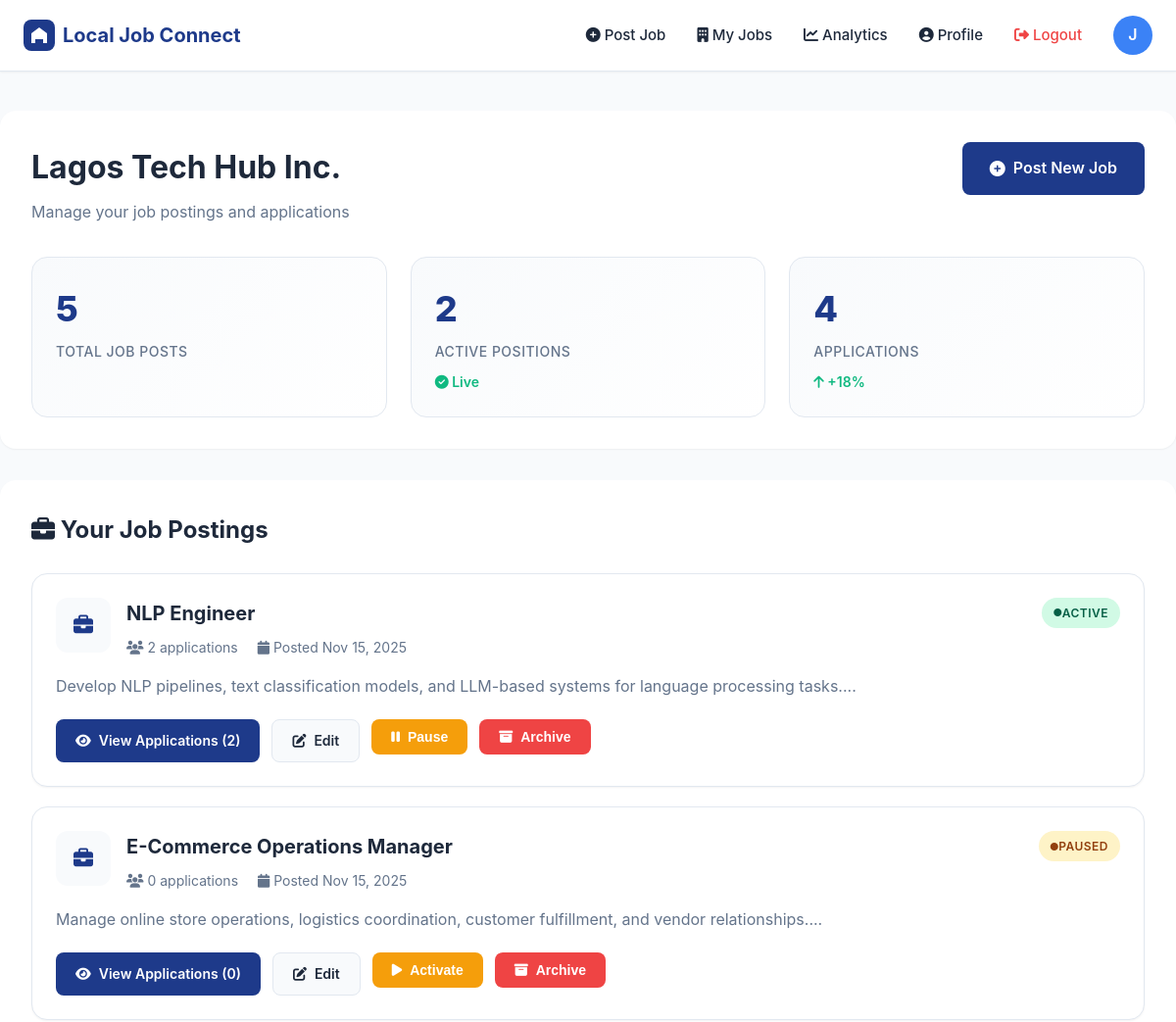
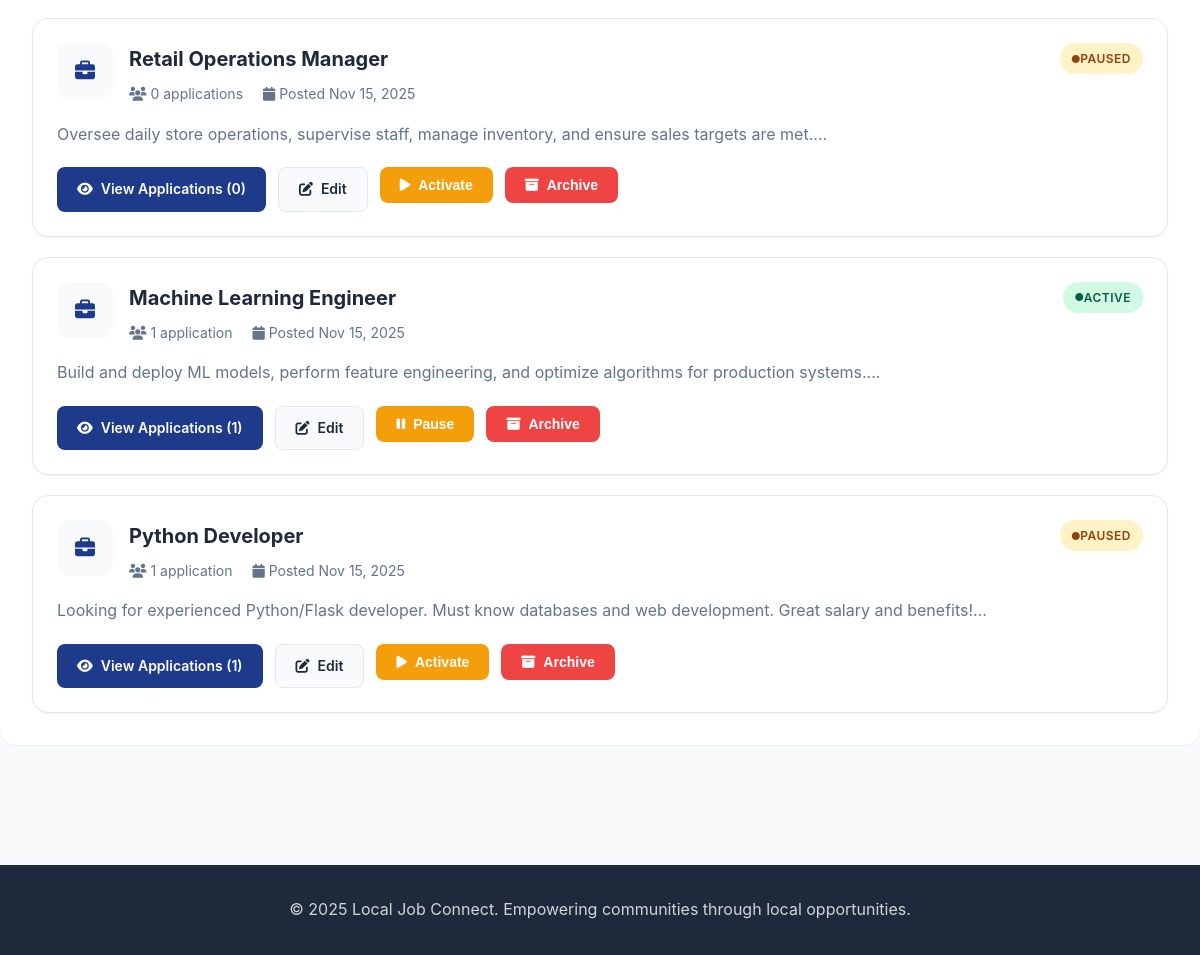
The app's page /employer/dashboard (signed in) with its own data (2 pictures, top to bottom).
### app.py (models this page shows, shortened)
class User(UserMixin, db.Model):
    __tablename__ = 'users'
    id = db.Column(db.Integer, primary_key=True)
    email = db.Column(db.String(120), unique=True, nullable=False)
    password_hash = db.Column(db.String(255), nullable=False)
    role = db.Column(db.String(20), nullable=False)
    full_name = db.Column(db.String(100), nullable=False)
    phone = db.Column(db.String(20))
    address = db.Column(db.String(200))
    city = db.Column(db.String(100))
    zip_code = db.Column(db.String(10))
    latitude = db.Column(db.Float)
    longitude = db.Column(db.Float)
    company_name = db.Column(db.String(100))
    company_description = db.Column(db.Text)
    created_at = db.Column(db.DateTime, default=datetime.utcnow)
    last_login = db.Column(db.DateTime)
    job_postings = db.relationship('JobPosting', backref='employer', lazy=True, cascade='all, delete-orphan')
    applications = db.relationship('Application', backref='applicant', lazy=True, cascade='all, delete-orphan')
    resumes = db.relationship('Resume', backref='user', lazy=True, cascade='all, delete-orphan')
    saved_jobs = db.relationship('SavedJob', backref='user', lazy=True, cascade='all, delete-orphan')

class JobPosting(db.Model):
    __tablename__ = 'job_postings'
    id = db.Column(db.Integer, primary_key=True)
    employer_id = db.Column(db.Integer, db.ForeignKey('users.id'), nullable=False)
    title = db.Column(db.String(200), nullable=False)
    description = db.Column(db.Text, nullable=False)
    category = db.Column(db.String(50), nullable=False)
    employment_type = db.Column(db.String(50))
    salary_min = db.Column(db.Float)
    salary_max = db.Column(db.Float)
    street_address = db.Column(db.String(200), nullable=False)
    city = db.Column(db.String(100), nullable=False)
    zip_code = db.Column(db.String(10), nullable=False)
    latitude = db.Column(db.Float, nullable=False)
    longitude = db.Column(db.Float, nullable=False)
    status = db.Column(db.String(20), default='active')
    created_at = db.Column(db.DateTime, default=datetime.utcnow)
    updated_at = db.Column(db.DateTime, default=datetime.utcnow, onupdate=datetime.utcnow)
    applications = db.relationship('Application', backref='job', lazy=True, cascade='all, delete-orphan')
    saved_by = db.relationship('SavedJob', backref='job', lazy=True, cascade='all, delete-orphan')

### app.py (the view)
@app.route('/employer/dashboard')
@login_required
def employer_dashboard():
    if current_user.role != 'employer':
        flash('Access denied!', 'error')
        return redirect(url_for('index'))
    jobs = JobPosting.query.filter_by(employer_id=current_user.id).order_by(JobPosting.created_at.desc()).all()
    jobs_with_counts = []
    for job in jobs:
        application_count = Application.query.filter_by(job_id=job.id).count()
        jobs_with_counts.append({
            'job': job,
            'application_count': application_count
        })
    return render_template('employer_dashboard.html', jobs_with_counts=jobs_with_counts)

### app.py (called while the page is built)
@login_manager.user_loader
def load_user(user_id):
    return User.query.get(int(user_id))

### templates/employer_dashboard.html (shortened to what this page needs)
{% extends "base.html" %}
{% block content %}
<div class="container" style="padding: 40px 0;">
    <div class="dashboard-header">
        <div style="display: flex; justify-content: space-between; align-items: start;">
            <div>
                <h1>{{ current_user.company_name }}</h1>
                <p>Manage your job postings and applications</p>
            </div>
            <a href="{{ url_for('create_job') }}" class="btn btn-primary btn-large">
                <i class="fas fa-plus-circle"></i> Post New Job
            </a>
        </div>
        <div class="dashboard-stats">
            <div class="stat-card">
                <div class="stat-number">{{ jobs_with_counts|length }}</div>
                <div class="stat-label">Total Job Posts</div>
            </div>
            <div class="stat-card">
                <div class="stat-number">{{ jobs_with_counts|selectattr('job.status', 'equalto', 'active')|list|length }}</div>
                <div class="stat-label">Active Positions</div>
                <div class="stat-change positive">
                    <i class="fas fa-check-circle"></i> Live
                </div>
            </div>
            <div class="stat-card">
                <div class="stat-number">{{ jobs_with_counts|sum(attribute='application_count') }}</div>
                <div class="stat-label">Applications</div>
                <div class="stat-change positive">
                    <i class="fas fa-arrow-up"></i> +18%
                </div>
            </div>
        </div>
    </div>
    <div style="background: var(--bg-white); padding: 32px; border-radius: 16px; box-shadow: var(--shadow-sm); margin-top: 32px;">
        <h2 style="font-size: 24px; font-weight: 700; margin-bottom: 24px;">
            <i class="fas fa-briefcase"></i> Your Job Postings
        </h2>
        {% if jobs_with_counts %}
        <div class="job-list">
            {% for item in jobs_with_counts %}
            <div class="job-card">
                <div class="job-header">
                    <div style="display: flex; gap: 16px; align-items: start; flex: 1;">
                        <div class="job-company-logo">
                            <i class="fas fa-briefcase"></i>
                        </div>
                        <div style="flex: 1;">
                            <h3 class="job-title">{{ item.job.title }}</h3>
                            <div style="display: flex; gap: 20px; margin-top: 8px;">
                                <p style="color: var(--text-gray); font-size: 14px;">
                                    <i class="fas fa-users"></i> {{ item.application_count }} application{{ 's' if item.application_count != 1 else '' }}
                                </p>
                                <p style="color: var(--text-gray); font-size: 14px;">
                                    <i class="fas fa-calendar"></i> Posted {{ item.job.created_at.strftime('%b %d, %Y') }}
                                </p>
                            </div>
                        </div>
                    </div>
                    <span class="badge badge-{{ 'success' if item.job.status == 'active' else 'warning' }}">
                        <i class="fas fa-circle" style="font-size: 8px;"></i>
                        {{ item.job.status|title }}
                    </span>
                </div>
                <p class="job-description">{{ item.job.description[:150] }}...</p>
                <div class="job-actions">
                    <a href="{{ url_for('view_applications', job_id=item.job.id) }}" class="btn btn-primary">
                        <i class="fas fa-eye"></i> View Applications ({{ item.application_count }})
                    </a>
                    <a href="{{ url_for('edit_job', job_id=item.job.id) }}" class="btn btn-secondary">
                        <i class="fas fa-edit"></i> Edit
                    </a>
                    <form method="POST" action="{{ url_for('toggle_job_status', job_id=item.job.id) }}" style="display: inline;">
                        <button type="submit" class="btn btn-warning">
                            <i class="fas fa-{{ 'play' if item.job.status == 'paused' else 'pause' }}"></i>
                            {{ 'Activate' if item.job.status == 'paused' else 'Pause' }}
                        </button>
                    </form>
                    <form method="POST" action="{{ url_for('archive_job', job_id=item.job.id) }}" style="display: inline;" onsubmit="return confirm('Are you sure you want to archive this job?');">
                        <button type="submit" class="btn btn-danger">
                            <i class="fas fa-archive"></i> Archive
                        </button>
                    </form>
                </div>
            </div>
            {% endfor %}
        </div>
        {% endif %}
    </div>
</div>
{% endblock %}

### templates/base.html (shortened to what this page needs)
<!DOCTYPE html>
<html lang="en">
<head>
    <link rel="stylesheet" href="{{ url_for('static', filename='css/style.css') }}">
    <link rel="stylesheet" href="https://cdnjs.cloudflare.com/ajax/libs/font-awesome/6.4.0/css/all.min.css">
</head>
<body>
    <nav class="navbar">
        <div class="container">
            <div class="nav-brand">
                <a href="{{ url_for('index') }}">
                    <svg width="32" height="32" viewBox="0 0 32 32" fill="none" xmlns="http://www.w3.org/2000/svg">
                        <rect width="32" height="32" rx="8" fill="#1e3a8a"/>
                        <path d="M16 8L8 14V24H12V20H20V24H24V14L16 8Z" fill="white"/>
                    </svg>
                    Local Job Connect
                </a>
            </div>
            <div class="nav-links">
    {% if current_user.is_authenticated %}
        {% if current_user.role == 'job_seeker' %}
            <a href="{{ url_for('search_jobs') }}"><i class="fas fa-search"></i> Browse Jobs</a>
            <a href="{{ url_for('job_seeker_dashboard') }}"><i class="fas fa-briefcase"></i> My Applications</a>
        {% else %}
            <a href="{{ url_for('create_job') }}"><i class="fas fa-plus-circle"></i> Post Job</a>
            <a href="{{ url_for('employer_dashboard') }}"><i class="fas fa-building"></i> My Jobs</a>
            <a href="{{ url_for('analytics') }}"><i class="fas fa-chart-line"></i> Analytics</a>
        {% endif %}
        <a href="{{ url_for('profile') }}"><i class="fas fa-user-circle"></i> Profile</a>
        <a href="{{ url_for('logout') }}" class="btn-logout"><i class="fas fa-sign-out-alt"></i> Logout</a>
        <div class="user-profile">
            {{ current_user.full_name[0].upper() }}
        </div>
    {% else %}
        <a href="{{ url_for('login') }}">Login</a>
        <a href="{{ url_for('register') }}" class="btn btn-primary">Sign Up</a>
    {% endif %}
</div>
        </div>
    </nav>
    <main class="main-content">
        {% block content %}{% endblock %}
    </main>
    <footer class="footer">
        <div class="container">
            <p>&copy; 2025 Local Job Connect. Empowering communities through local opportunities.</p>
        </div>
    </footer>
</body>
</html>

### records on screen
User: full_name "J", company_name "Lagos Tech Hub Inc."
JobPosting: job "NLP Engineer", job.created_at "Nov 15, 2025", job.status "ACTIVE", job "Develop NLP pipelines, text classification models, and LLM-based systems for language processing tasks.", status "Pause"
JobPosting: job "E-Commerce Operations Manager", job.created_at "Nov 15, 2025", job.status "PAUSED", job "Manage online store operations, logistics coordination, customer fulfillment, and vendor relationships.", status "Activate"
JobPosting: job "Retail Operations Manager", job.created_at "Nov 15, 2025", job.status "PAUSED", job "Oversee daily store operations, supervise staff, manage inventory, and ensure sales targets are met.", status "Activate"
JobPosting: job "Machine Learning Engineer", job.created_at "Nov 15, 2025", job.status "ACTIVE", job "Build and deploy ML models, perform feature engineering, and optimize algorithms for production systems.", status "Pause"
JobPosting: job "Python Developer", job.created_at "Nov 15, 2025", job.status "PAUSED", job "Looking for experienced Python/Flask developer. Must know databases and web development. Great salary and benefits!", status "Activate"

### other values on screen
{{ jobs_with_counts|length }} "5"
{{ jobs_with_counts|sum(attribute='application_count') }} "4"
{{ item.application_count }} "2" "0" "0" "1" "1"
{{ 's' if item.application_count != 1 else '' }} "s" "s" "s"
